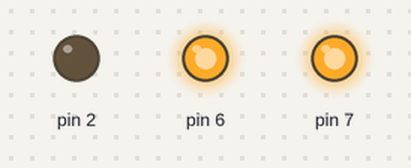
This sketch was run on a simulated Arduino Uno, built with avr-gcc and run on an emulated ATmega328P. Shown: output pins drawn as LEDs (lit = HIGH).

Above: at 6.0 s.
At 12.0 s:
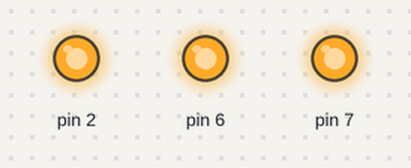
Timing chart, 0 to 14.0 s (numbered marks = the images above):
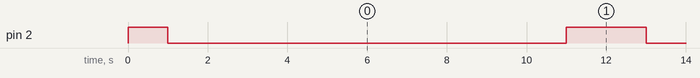

Measured:
- by itself, pin 2: repeats every 10.0 s: HIGH 2.0 s, LOW 8.0 s

The sketch:

LoRa_string_judge.ino
```cpp
#include <SoftwareSerial.h>
#include <string.h>

SoftwareSerial LoRa(8,9);

void setup()
{
    pinMode(6,OUTPUT);
    pinMode(7,OUTPUT);
    digitalWrite(6,HIGH);
    digitalWrite(7,HIGH);
    pinMode(2,OUTPUT); //LEDの点滅でコード開始を確認
    digitalWrite(2,HIGH);
    delay(1000);
    digitalWrite(2,LOW);

    Serial.begin(57600); //Main serial port for console output
    LoRa.begin(19200);
}

void loop()
{
    while(true){
        char buf[128];
        LoRa_recv(buf);
        LoRa.print("return\r");
        delay(400);
        if(strstr(buf,"cutoff")!= NULL){
            LoRa.print("kakunin\r");
            delay(100);
        }
    }
}
void LoRa_recv(char *buf)
{
    char *string_pointer = buf;
    int time1 = millis();
    int time2;
    while (true) {
        while (LoRa.available() > 0) {
            *buf++ = LoRa.read();
            if(*(buf-3) == 'O' && *(buf-2) == 'K' && *(buf-1) == '\r'){
                continue;
            }else if (*(buf-1) == '\r'){
                *buf = '\0';
                return;
            }
        }
        time2 = millis();
        if((time2-time1) > 10000){
            digitalWrite(2,HIGH);
            delay(2000);
            digitalWrite(2,LOW);
            time1 = time2;
        }
    }
}
```
